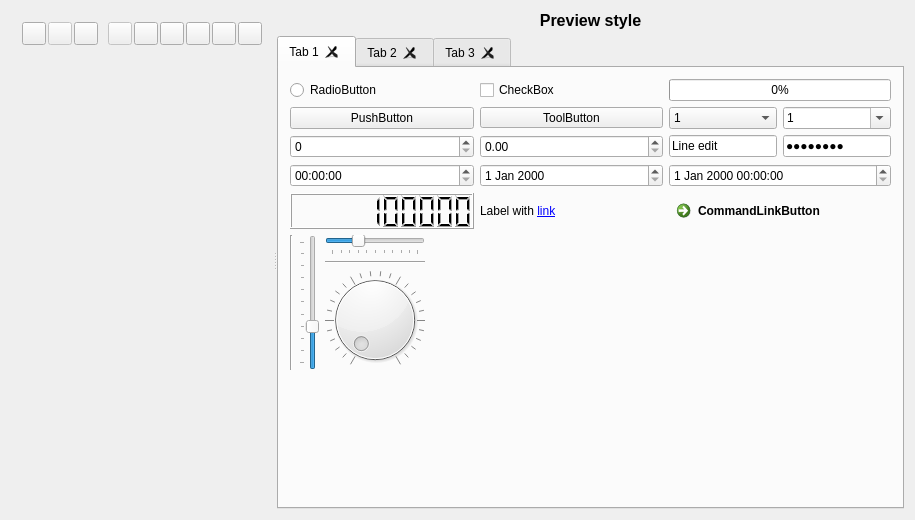
<?xml version="1.0" encoding="UTF-8"?>
<ui version="4.0">
 <class>QssEditor</class>
 <widget class="QWidget" name="QssEditor">
  <property name="geometry">
   <rect>
    <x>0</x>
    <y>0</y>
    <width>915</width>
    <height>520</height>
   </rect>
  </property>
  <layout class="QGridLayout" name="gridLayout_4">
   <item row="0" column="0">
    <widget class="QSplitter" name="splitter">
     <property name="orientation">
      <enum>Qt::Horizontal</enum>
     </property>
     <widget class="QWidget" name="layoutWidget">
      <layout class="QVBoxLayout" name="verticalLayout">
       <item>
        <layout class="QHBoxLayout" name="horizontalLayout">
         <property name="spacing">
          <number>2</number>
         </property>
         <item>
          <widget class="QToolButton" name="toolOpen">
           <property name="toolTip">
            <string>Open style</string>
           </property>
          </widget>
         </item>
         <item>
          <widget class="QToolButton" name="toolSave">
           <property name="enabled">
            <bool>false</bool>
           </property>
           <property name="toolTip">
            <string>Save style</string>
           </property>
          </widget>
         </item>
         <item>
          <widget class="QToolButton" name="toolSaveAs">
           <property name="toolTip">
            <string>Save style as</string>
           </property>
          </widget>
         </item>
         <item>
          <spacer name="horizontalSpacer_4">
           <property name="orientation">
            <enum>Qt::Horizontal</enum>
           </property>
           <property name="sizeType">
            <enum>QSizePolicy::Fixed</enum>
           </property>
           <property name="sizeHint" stdset="0">
            <size>
             <width>8</width>
             <height>20</height>
            </size>
           </property>
          </spacer>
         </item>
         <item>
          <widget class="QToolButton" name="toolClose">
           <property name="enabled">
            <bool>false</bool>
           </property>
           <property name="toolTip">
            <string>Close</string>
           </property>
          </widget>
         </item>
         <item>
          <spacer name="horizontalSpacer">
           <property name="orientation">
            <enum>Qt::Horizontal</enum>
           </property>
           <property name="sizeHint" stdset="0">
            <size>
             <width>0</width>
             <height>17</height>
            </size>
           </property>
          </spacer>
         </item>
         <item>
          <widget class="QToolButton" name="toolUndo">
           <property name="toolTip">
            <string>Undo</string>
           </property>
          </widget>
         </item>
         <item>
          <widget class="QToolButton" name="toolRedo">
           <property name="toolTip">
            <string>Redo</string>
           </property>
          </widget>
         </item>
         <item>
          <spacer name="horizontalSpacer_3">
           <property name="orientation">
            <enum>Qt::Horizontal</enum>
           </property>
           <property name="sizeHint" stdset="0">
            <size>
             <width>0</width>
             <height>20</height>
            </size>
           </property>
          </spacer>
         </item>
         <item>
          <widget class="QToolButton" name="toolOptions">
           <property name="toolTip">
            <string>Options</string>
           </property>
          </widget>
         </item>
         <item>
          <widget class="QToolButton" name="toolAbout">
           <property name="toolTip">
            <string>About</string>
           </property>
           <property name="icon">
            <iconset resource="qsseditor.qrc">
             <normaloff>:/images/qsseditor.ico</normaloff>:/images/qsseditor.ico</iconset>
           </property>
          </widget>
         </item>
         <item>
          <widget class="QToolButton" name="toolAboutQt">
           <property name="toolTip">
            <string>About Qt</string>
           </property>
          </widget>
         </item>
        </layout>
       </item>
       <item>
        <widget class="QsciScintilla" name="text" native="true">
         <property name="sizePolicy">
          <sizepolicy hsizetype="Preferred" vsizetype="Preferred">
           <horstretch>0</horstretch>
           <verstretch>1</verstretch>
          </sizepolicy>
         </property>
        </widget>
       </item>
      </layout>
     </widget>
     <widget class="QWidget" name="widgetAllWidgets" native="true">
      <layout class="QGridLayout" name="gridLayout">
       <property name="leftMargin">
        <number>0</number>
       </property>
       <property name="topMargin">
        <number>0</number>
       </property>
       <property name="rightMargin">
        <number>0</number>
       </property>
       <property name="bottomMargin">
        <number>0</number>
       </property>
       <item row="0" column="0">
        <widget class="QLabel" name="labelPreview">
         <property name="font">
          <font>
           <pointsize>12</pointsize>
           <weight>75</weight>
           <bold>true</bold>
          </font>
         </property>
         <property name="text">
          <string>Preview style</string>
         </property>
         <property name="alignment">
          <set>Qt::AlignCenter</set>
         </property>
        </widget>
       </item>
       <item row="1" column="0">
        <widget class="QTabWidget" name="tabWidget">
         <property name="currentIndex">
          <number>0</number>
         </property>
         <property name="tabsClosable">
          <bool>true</bool>
         </property>
         <widget class="QWidget" name="tab_1">
          <attribute name="title">
           <string notr="true">Tab 1</string>
          </attribute>
          <layout class="QGridLayout" name="gridLayout_7">
           <item row="0" column="0" colspan="2">
            <layout class="QGridLayout" name="gridLayout_6">
             <item row="0" column="0">
              <widget class="QRadioButton" name="radioButton">
               <property name="text">
                <string notr="true">RadioButton</string>
               </property>
              </widget>
             </item>
             <item row="0" column="1">
              <widget class="QCheckBox" name="checkBox">
               <property name="text">
                <string notr="true">CheckBox</string>
               </property>
               <property name="tristate">
                <bool>true</bool>
               </property>
              </widget>
             </item>
             <item row="0" column="2">
              <widget class="QProgressBar" name="progressBar">
               <property name="maximum">
                <number>20</number>
               </property>
               <property name="value">
                <number>0</number>
               </property>
              </widget>
             </item>
             <item row="1" column="0">
              <widget class="QPushButton" name="pushButton">
               <property name="sizePolicy">
                <sizepolicy hsizetype="MinimumExpanding" vsizetype="Fixed">
                 <horstretch>0</horstretch>
                 <verstretch>0</verstretch>
                </sizepolicy>
               </property>
               <property name="text">
                <string notr="true">PushButton</string>
               </property>
               <property name="checkable">
                <bool>true</bool>
               </property>
              </widget>
             </item>
             <item row="1" column="1">
              <widget class="QToolButton" name="toolButton">
               <property name="sizePolicy">
                <sizepolicy hsizetype="MinimumExpanding" vsizetype="Fixed">
                 <horstretch>0</horstretch>
                 <verstretch>0</verstretch>
                </sizepolicy>
               </property>
               <property name="text">
                <string notr="true">ToolButton</string>
               </property>
               <property name="popupMode">
                <enum>QToolButton::InstantPopup</enum>
               </property>
              </widget>
             </item>
             <item row="1" column="2">
              <layout class="QHBoxLayout" name="horizontalLayout_3">
               <item>
                <widget class="QComboBox" name="comboBoxReadOnly">
                 <property name="sizePolicy">
                  <sizepolicy hsizetype="MinimumExpanding" vsizetype="Fixed">
                   <horstretch>0</horstretch>
                   <verstretch>0</verstretch>
                  </sizepolicy>
                 </property>
                 <item>
                  <property name="text">
                   <string notr="true">1</string>
                  </property>
                 </item>
                 <item>
                  <property name="text">
                   <string notr="true">2</string>
                  </property>
                 </item>
                 <item>
                  <property name="text">
                   <string notr="true">3</string>
                  </property>
                 </item>
                </widget>
               </item>
               <item>
                <widget class="QComboBox" name="comboBoxEditable">
                 <property name="sizePolicy">
                  <sizepolicy hsizetype="MinimumExpanding" vsizetype="Fixed">
                   <horstretch>0</horstretch>
                   <verstretch>0</verstretch>
                  </sizepolicy>
                 </property>
                 <property name="editable">
                  <bool>true</bool>
                 </property>
                 <item>
                  <property name="text">
                   <string notr="true">1</string>
                  </property>
                 </item>
                 <item>
                  <property name="text">
                   <string notr="true">2</string>
                  </property>
                 </item>
                 <item>
                  <property name="text">
                   <string notr="true">3</string>
                  </property>
                 </item>
                </widget>
               </item>
              </layout>
             </item>
             <item row="2" column="0">
              <widget class="QSpinBox" name="spinBox"/>
             </item>
             <item row="2" column="1">
              <widget class="QDoubleSpinBox" name="doubleSpinBox"/>
             </item>
             <item row="2" column="2">
              <layout class="QHBoxLayout" name="horizontalLayout_2">
               <item>
                <widget class="QLineEdit" name="lineEdit">
                 <property name="text">
                  <string notr="true">Line edit</string>
                 </property>
                </widget>
               </item>
               <item>
                <widget class="QLineEdit" name="lineEdit_2">
                 <property name="text">
                  <string notr="true">Password</string>
                 </property>
                 <property name="echoMode">
                  <enum>QLineEdit::Password</enum>
                 </property>
                </widget>
               </item>
              </layout>
             </item>
             <item row="3" column="0">
              <widget class="QTimeEdit" name="timeEdit"/>
             </item>
             <item row="3" column="1">
              <widget class="QDateEdit" name="dateEdit"/>
             </item>
             <item row="3" column="2">
              <widget class="QDateTimeEdit" name="dateTimeEdit"/>
             </item>
             <item row="4" column="0">
              <widget class="QLCDNumber" name="lcdNumber">
               <property name="digitCount">
                <number>10</number>
               </property>
               <property name="intValue" stdset="0">
                <number>1234567890</number>
               </property>
              </widget>
             </item>
             <item row="4" column="1">
              <widget class="QLabel" name="label">
               <property name="text">
                <string notr="true">Label with &lt;a href=&quot;http://google.com&quot;&gt;link&lt;/a&gt;</string>
               </property>
              </widget>
             </item>
             <item row="4" column="2">
              <widget class="QCommandLinkButton" name="commandLinkButton">
               <property name="text">
                <string notr="true">CommandLinkButton</string>
               </property>
              </widget>
             </item>
            </layout>
           </item>
           <item row="2" column="0">
            <layout class="QGridLayout" name="gridLayout_5">
             <item row="0" column="0" rowspan="3">
              <widget class="Line" name="line_2">
               <property name="orientation">
                <enum>Qt::Vertical</enum>
               </property>
              </widget>
             </item>
             <item row="0" column="1" rowspan="3">
              <widget class="QSlider" name="verticalSlider">
               <property name="value">
                <number>30</number>
               </property>
               <property name="orientation">
                <enum>Qt::Vertical</enum>
               </property>
               <property name="tickPosition">
                <enum>QSlider::TicksAbove</enum>
               </property>
              </widget>
             </item>
             <item row="0" column="2">
              <widget class="QSlider" name="horizontalSlider">
               <property name="sizePolicy">
                <sizepolicy hsizetype="Minimum" vsizetype="Fixed">
                 <horstretch>0</horstretch>
                 <verstretch>0</verstretch>
                </sizepolicy>
               </property>
               <property name="value">
                <number>30</number>
               </property>
               <property name="orientation">
                <enum>Qt::Horizontal</enum>
               </property>
               <property name="tickPosition">
                <enum>QSlider::TicksBelow</enum>
               </property>
              </widget>
             </item>
             <item row="1" column="2">
              <widget class="Line" name="line">
               <property name="orientation">
                <enum>Qt::Horizontal</enum>
               </property>
              </widget>
             </item>
             <item row="2" column="2">
              <widget class="QDial" name="dial">
               <property name="notchesVisible">
                <bool>true</bool>
               </property>
              </widget>
             </item>
            </layout>
           </item>
           <item row="2" column="1">
            <spacer name="horizontalSpacer_2">
             <property name="orientation">
              <enum>Qt::Horizontal</enum>
             </property>
             <property name="sizeHint" stdset="0">
              <size>
               <width>0</width>
               <height>20</height>
              </size>
             </property>
            </spacer>
           </item>
           <item row="3" column="0">
            <spacer name="verticalSpacer">
             <property name="orientation">
              <enum>Qt::Vertical</enum>
             </property>
             <property name="sizeHint" stdset="0">
              <size>
               <width>20</width>
               <height>0</height>
              </size>
             </property>
            </spacer>
           </item>
          </layout>
         </widget>
         <widget class="QWidget" name="tab_2">
          <attribute name="title">
           <string notr="true">Tab 2</string>
          </attribute>
          <layout class="QGridLayout" name="gridLayout_2">
           <item row="0" column="0">
            <widget class="QListWidget" name="listWidget">
             <item>
              <property name="text">
               <string notr="true">I1</string>
              </property>
              <property name="icon">
               <iconset resource="qsseditor.qrc">
                <normaloff>:/images/battery.png</normaloff>:/images/battery.png</iconset>
              </property>
             </item>
             <item>
              <property name="text">
               <string notr="true">I2</string>
              </property>
              <property name="icon">
               <iconset resource="qsseditor.qrc">
                <normaloff>:/images/image-sunset.png</normaloff>:/images/image-sunset.png</iconset>
              </property>
             </item>
             <item>
              <property name="text">
               <string notr="true">I3</string>
              </property>
              <property name="icon">
               <iconset resource="qsseditor.qrc">
                <normaloff>:/images/user.png</normaloff>:/images/user.png</iconset>
              </property>
             </item>
             <item>
              <property name="text">
               <string notr="true">I4</string>
              </property>
             </item>
             <item>
              <property name="text">
               <string notr="true">I5</string>
              </property>
             </item>
             <item>
              <property name="text">
               <string notr="true">I6</string>
              </property>
             </item>
             <item>
              <property name="text">
               <string notr="true">I7</string>
              </property>
             </item>
             <item>
              <property name="text">
               <string notr="true">I8</string>
              </property>
             </item>
             <item>
              <property name="text">
               <string notr="true">I9</string>
              </property>
             </item>
             <item>
              <property name="text">
               <string notr="true">I10</string>
              </property>
             </item>
             <item>
              <property name="text">
               <string notr="true">I11</string>
              </property>
             </item>
             <item>
              <property name="text">
               <string notr="true">I12</string>
              </property>
             </item>
             <item>
              <property name="text">
               <string notr="true">I14</string>
              </property>
             </item>
             <item>
              <property name="text">
               <string notr="true">I15</string>
              </property>
             </item>
             <item>
              <property name="text">
               <string notr="true">I16</string>
              </property>
             </item>
             <item>
              <property name="text">
               <string notr="true">I17</string>
              </property>
             </item>
             <item>
              <property name="text">
               <string notr="true">I18</string>
              </property>
             </item>
             <item>
              <property name="text">
               <string notr="true">I19</string>
              </property>
             </item>
             <item>
              <property name="text">
               <string notr="true">I20</string>
              </property>
             </item>
            </widget>
           </item>
           <item row="0" column="1">
            <widget class="QListWidget" name="listWidgetIcons">
             <property name="flow">
              <enum>QListView::LeftToRight</enum>
             </property>
             <property name="viewMode">
              <enum>QListView::IconMode</enum>
             </property>
             <item>
              <property name="text">
               <string notr="true">I1</string>
              </property>
              <property name="icon">
               <iconset resource="qsseditor.qrc">
                <normaloff>:/images/battery.png</normaloff>:/images/battery.png</iconset>
              </property>
             </item>
             <item>
              <property name="text">
               <string notr="true">I2</string>
              </property>
              <property name="icon">
               <iconset resource="qsseditor.qrc">
                <normaloff>:/images/image-sunset.png</normaloff>:/images/image-sunset.png</iconset>
              </property>
             </item>
             <item>
              <property name="text">
               <string notr="true">I3</string>
              </property>
              <property name="icon">
               <iconset resource="qsseditor.qrc">
                <normaloff>:/images/user.png</normaloff>:/images/user.png</iconset>
              </property>
             </item>
            </widget>
           </item>
           <item row="1" column="0">
            <widget class="QTableWidget" name="table">
             <property name="sortingEnabled">
              <bool>true</bool>
             </property>
             <attribute name="horizontalHeaderShowSortIndicator" stdset="0">
              <bool>true</bool>
             </attribute>
             <attribute name="verticalHeaderShowSortIndicator" stdset="0">
              <bool>true</bool>
             </attribute>
             <row>
              <property name="text">
               <string notr="true">R1</string>
              </property>
             </row>
             <row>
              <property name="text">
               <string notr="true">R2</string>
              </property>
             </row>
             <row>
              <property name="text">
               <string notr="true">R3</string>
              </property>
             </row>
             <column>
              <property name="text">
               <string notr="true">C1</string>
              </property>
             </column>
             <column>
              <property name="text">
               <string notr="true">C2</string>
              </property>
             </column>
             <item row="0" column="0">
              <property name="text">
               <string notr="true">1,1</string>
              </property>
             </item>
             <item row="0" column="1">
              <property name="text">
               <string notr="true">1,2</string>
              </property>
             </item>
             <item row="1" column="0">
              <property name="text">
               <string notr="true">2,1</string>
              </property>
             </item>
             <item row="1" column="1">
              <property name="text">
               <string notr="true">2,2</string>
              </property>
             </item>
             <item row="2" column="0">
              <property name="text">
               <string notr="true">3,1</string>
              </property>
              <property name="flags">
               <set>ItemIsSelectable|ItemIsDragEnabled|ItemIsUserCheckable</set>
              </property>
             </item>
             <item row="2" column="1">
              <property name="text">
               <string notr="true">2,3</string>
              </property>
              <property name="flags">
               <set>ItemIsSelectable|ItemIsDragEnabled|ItemIsUserCheckable</set>
              </property>
             </item>
            </widget>
           </item>
           <item row="1" column="1">
            <widget class="QTreeWidget" name="tree">
             <property name="allColumnsShowFocus">
              <bool>true</bool>
             </property>
             <attribute name="headerShowSortIndicator" stdset="0">
              <bool>true</bool>
             </attribute>
             <column>
              <property name="text">
               <string notr="true">C1</string>
              </property>
             </column>
             <column>
              <property name="text">
               <string notr="true">C2</string>
              </property>
             </column>
             <item>
              <property name="text">
               <string notr="true">R1</string>
              </property>
              <property name="text">
               <string notr="true"/>
              </property>
              <item>
               <property name="text">
                <string notr="true">C1</string>
               </property>
               <property name="checkState">
                <enum>Checked</enum>
               </property>
               <property name="text">
                <string notr="true">X1</string>
               </property>
               <property name="checkState">
                <enum>Checked</enum>
               </property>
              </item>
              <item>
               <property name="text">
                <string notr="true">C2</string>
               </property>
               <property name="checkState">
                <enum>PartiallyChecked</enum>
               </property>
               <property name="text">
                <string notr="true">X2</string>
               </property>
               <property name="checkState">
                <enum>PartiallyChecked</enum>
               </property>
              </item>
              <item>
               <property name="text">
                <string notr="true">C3</string>
               </property>
               <property name="text">
                <string notr="true">X3</string>
               </property>
               <property name="flags">
                <set>ItemIsSelectable|ItemIsDragEnabled|ItemIsUserCheckable</set>
               </property>
              </item>
             </item>
             <item>
              <property name="text">
               <string notr="true">R2</string>
              </property>
              <property name="flags">
               <set>ItemIsSelectable|ItemIsDragEnabled|ItemIsUserCheckable</set>
              </property>
             </item>
            </widget>
           </item>
          </layout>
         </widget>
         <widget class="QWidget" name="tab_3">
          <attribute name="title">
           <string notr="true">Tab 3</string>
          </attribute>
          <layout class="QGridLayout" name="gridLayout_8">
           <item row="0" column="0">
            <widget class="QTextBrowser" name="textBrowser">
             <property name="undoRedoEnabled">
              <bool>true</bool>
             </property>
             <property name="html">
              <string notr="true">&lt;!DOCTYPE HTML PUBLIC &quot;-//W3C//DTD HTML 4.0//EN&quot; &quot;http://www.w3.org/TR/REC-html40/strict.dtd&quot;&gt;
&lt;html&gt;&lt;head&gt;&lt;meta name=&quot;qrichtext&quot; content=&quot;1&quot; /&gt;&lt;style type=&quot;text/css&quot;&gt;
p, li { white-space: pre-wrap; }
&lt;/style&gt;&lt;/head&gt;&lt;body style=&quot; font-family:'MS Shell Dlg 2'; font-size:7.8pt; font-weight:400; font-style:normal;&quot;&gt;
&lt;p style=&quot; margin-top:0px; margin-bottom:0px; margin-left:0px; margin-right:0px; -qt-block-indent:0; text-indent:0px;&quot;&gt;&lt;span style=&quot; font-size:8pt;&quot;&gt;Text &lt;/span&gt;&lt;span style=&quot; font-size:8pt; font-weight:600;&quot;&gt;browser&lt;/span&gt;&lt;span style=&quot; font-size:8pt;&quot;&gt; &lt;/span&gt;&lt;span style=&quot; font-size:8pt; font-style:italic;&quot;&gt;with&lt;/span&gt;&lt;span style=&quot; font-size:8pt;&quot;&gt; &lt;/span&gt;&lt;span style=&quot; font-size:8pt; text-decoration: underline;&quot;&gt;some&lt;/span&gt;&lt;span style=&quot; font-size:8pt;&quot;&gt; &lt;/span&gt;&lt;span style=&quot; font-size:8pt; font-weight:600; font-style:italic;&quot;&gt;text &lt;/span&gt;&lt;span style=&quot; font-size:8pt;&quot;&gt;and &lt;/span&gt;&lt;a href=&quot;http://google.com&quot;&gt;&lt;span style=&quot; font-size:8pt; text-decoration: underline; color:#0000ff;&quot;&gt;links&lt;/span&gt;&lt;/a&gt;&lt;/p&gt;&lt;/body&gt;&lt;/html&gt;</string>
             </property>
             <property name="openLinks">
              <bool>false</bool>
             </property>
            </widget>
           </item>
           <item row="0" column="1">
            <widget class="QTextEdit" name="textEdit">
             <property name="html">
              <string notr="true">&lt;!DOCTYPE HTML PUBLIC &quot;-//W3C//DTD HTML 4.0//EN&quot; &quot;http://www.w3.org/TR/REC-html40/strict.dtd&quot;&gt;
&lt;html&gt;&lt;head&gt;&lt;meta name=&quot;qrichtext&quot; content=&quot;1&quot; /&gt;&lt;style type=&quot;text/css&quot;&gt;
p, li { white-space: pre-wrap; }
&lt;/style&gt;&lt;/head&gt;&lt;body style=&quot; font-family:'MS Shell Dlg 2'; font-size:7.8pt; font-weight:400; font-style:normal;&quot;&gt;
&lt;p style=&quot; margin-top:0px; margin-bottom:0px; margin-left:0px; margin-right:0px; -qt-block-indent:0; text-indent:0px;&quot;&gt;&lt;span style=&quot; font-size:8pt;&quot;&gt;Text edit&lt;/span&gt;&lt;/p&gt;&lt;/body&gt;&lt;/html&gt;</string>
             </property>
            </widget>
           </item>
           <item row="0" column="2">
            <widget class="QCalendarWidget" name="calendarWidget"/>
           </item>
           <item row="1" column="0" colspan="3">
            <widget class="QGroupBox" name="groupBox">
             <property name="sizePolicy">
              <sizepolicy hsizetype="Preferred" vsizetype="Preferred">
               <horstretch>1</horstretch>
               <verstretch>0</verstretch>
              </sizepolicy>
             </property>
             <property name="title">
              <string notr="true">GroupBox</string>
             </property>
             <layout class="QGridLayout" name="gridLayout_3">
              <item row="0" column="0">
               <widget class="QScrollArea" name="scrollArea">
                <property name="widgetResizable">
                 <bool>true</bool>
                </property>
                <widget class="QWidget" name="scrollAreaWidgetContents">
                 <property name="geometry">
                  <rect>
                   <x>0</x>
                   <y>0</y>
                   <width>535</width>
                   <height>169</height>
                  </rect>
                 </property>
                 <layout class="QGridLayout" name="gridLayout_9">
                  <item row="0" column="1">
                   <widget class="QFrame" name="frame">
                    <property name="sizePolicy">
                     <sizepolicy hsizetype="Preferred" vsizetype="Preferred">
                      <horstretch>1</horstretch>
                      <verstretch>0</verstretch>
                     </sizepolicy>
                    </property>
                    <property name="frameShape">
                     <enum>QFrame::StyledPanel</enum>
                    </property>
                    <property name="frameShadow">
                     <enum>QFrame::Raised</enum>
                    </property>
                    <layout class="QGridLayout" name="gridLayout_10">
                     <item row="0" column="0">
                      <widget class="QLabel" name="label_2">
                       <property name="text">
                        <string notr="true">Frame</string>
                       </property>
                      </widget>
                     </item>
                     <item row="1" column="0">
                      <spacer name="verticalSpacer_2">
                       <property name="orientation">
                        <enum>Qt::Vertical</enum>
                       </property>
                       <property name="sizeHint" stdset="0">
                        <size>
                         <width>20</width>
                         <height>46</height>
                        </size>
                       </property>
                      </spacer>
                     </item>
                    </layout>
                   </widget>
                  </item>
                  <item row="0" column="0" rowspan="2">
                   <widget class="QToolBox" name="toolBox">
                    <property name="currentIndex">
                     <number>0</number>
                    </property>
                    <widget class="QWidget" name="page">
                     <property name="geometry">
                      <rect>
                       <x>0</x>
                       <y>0</y>
                       <width>85</width>
                       <height>85</height>
                      </rect>
                     </property>
                     <attribute name="label">
                      <string notr="true">Toolbox1</string>
                     </attribute>
                    </widget>
                    <widget class="QWidget" name="page_2">
                     <property name="geometry">
                      <rect>
                       <x>0</x>
                       <y>0</y>
                       <width>98</width>
                       <height>28</height>
                      </rect>
                     </property>
                     <attribute name="label">
                      <string notr="true">Toolbox2</string>
                     </attribute>
                    </widget>
                   </widget>
                  </item>
                  <item row="0" column="2">
                   <widget class="QDockWidget" name="dockWidget">
                    <property name="sizePolicy">
                     <sizepolicy hsizetype="Preferred" vsizetype="Preferred">
                      <horstretch>1</horstretch>
                      <verstretch>1</verstretch>
                     </sizepolicy>
                    </property>
                    <property name="windowTitle">
                     <string notr="true">Dock widget</string>
                    </property>
                    <widget class="QWidget" name="dockWidgetContents_3"/>
                   </widget>
                  </item>
                  <item row="1" column="1" colspan="2">
                   <widget class="QMdiArea" name="mdiArea">
                    <property name="sizePolicy">
                     <sizepolicy hsizetype="Expanding" vsizetype="Expanding">
                      <horstretch>0</horstretch>
                      <verstretch>2</verstretch>
                     </sizepolicy>
                    </property>
                   </widget>
                  </item>
                 </layout>
                </widget>
               </widget>
              </item>
             </layout>
            </widget>
           </item>
          </layout>
         </widget>
        </widget>
       </item>
      </layout>
     </widget>
    </widget>
   </item>
  </layout>
 </widget>
 <layoutdefault spacing="6" margin="11"/>
 <customwidgets>
  <customwidget>
   <class>QsciScintilla</class>
   <extends>QWidget</extends>
   <header>Qsci/qsciscintilla.h</header>
   <container>1</container>
   <slots>
    <signal>textChanged()</signal>
    <slot>undo()</slot>
    <slot>redo()</slot>
   </slots>
  </customwidget>
 </customwidgets>
 <tabstops>
  <tabstop>toolOpen</tabstop>
  <tabstop>toolSave</tabstop>
  <tabstop>toolSaveAs</tabstop>
  <tabstop>toolClose</tabstop>
  <tabstop>toolUndo</tabstop>
  <tabstop>toolRedo</tabstop>
  <tabstop>toolOptions</tabstop>
  <tabstop>toolAbout</tabstop>
  <tabstop>toolAboutQt</tabstop>
  <tabstop>tabWidget</tabstop>
  <tabstop>radioButton</tabstop>
  <tabstop>checkBox</tabstop>
  <tabstop>pushButton</tabstop>
  <tabstop>toolButton</tabstop>
  <tabstop>comboBoxReadOnly</tabstop>
  <tabstop>comboBoxEditable</tabstop>
  <tabstop>spinBox</tabstop>
  <tabstop>doubleSpinBox</tabstop>
  <tabstop>lineEdit</tabstop>
  <tabstop>lineEdit_2</tabstop>
  <tabstop>timeEdit</tabstop>
  <tabstop>dateEdit</tabstop>
  <tabstop>dateTimeEdit</tabstop>
  <tabstop>verticalSlider</tabstop>
  <tabstop>horizontalSlider</tabstop>
  <tabstop>dial</tabstop>
  <tabstop>commandLinkButton</tabstop>
  <tabstop>listWidget</tabstop>
  <tabstop>listWidgetIcons</tabstop>
  <tabstop>table</tabstop>
  <tabstop>tree</tabstop>
  <tabstop>textBrowser</tabstop>
  <tabstop>textEdit</tabstop>
  <tabstop>calendarWidget</tabstop>
  <tabstop>scrollArea</tabstop>
 </tabstops>
 <resources>
  <include location="qsseditor.qrc"/>
 </resources>
 <connections>
  <connection>
   <sender>text</sender>
   <signal>textChanged()</signal>
   <receiver>QssEditor</receiver>
   <slot>slotCssChanged()</slot>
   <hints>
    <hint type="sourcelabel">
     <x>57</x>
     <y>244</y>
    </hint>
    <hint type="destinationlabel">
     <x>457</x>
     <y>244</y>
    </hint>
   </hints>
  </connection>
  <connection>
   <sender>toolOpen</sender>
   <signal>clicked()</signal>
   <receiver>QssEditor</receiver>
   <slot>slotOpen()</slot>
   <hints>
    <hint type="sourcelabel">
     <x>31</x>
     <y>32</y>
    </hint>
    <hint type="destinationlabel">
     <x>243</x>
     <y>155</y>
    </hint>
   </hints>
  </connection>
  <connection>
   <sender>toolSave</sender>
   <signal>clicked()</signal>
   <receiver>QssEditor</receiver>
   <slot>slotSave()</slot>
   <hints>
    <hint type="sourcelabel">
     <x>58</x>
     <y>32</y>
    </hint>
    <hint type="destinationlabel">
     <x>242</x>
     <y>195</y>
    </hint>
   </hints>
  </connection>
  <connection>
   <sender>toolSaveAs</sender>
   <signal>clicked()</signal>
   <receiver>QssEditor</receiver>
   <slot>slotSaveAs()</slot>
   <hints>
    <hint type="sourcelabel">
     <x>83</x>
     <y>32</y>
    </hint>
    <hint type="destinationlabel">
     <x>243</x>
     <y>272</y>
    </hint>
   </hints>
  </connection>
  <connection>
   <sender>toolOptions</sender>
   <signal>clicked()</signal>
   <receiver>QssEditor</receiver>
   <slot>slotOptions()</slot>
   <hints>
    <hint type="sourcelabel">
     <x>187</x>
     <y>32</y>
    </hint>
    <hint type="destinationlabel">
     <x>238</x>
     <y>324</y>
    </hint>
   </hints>
  </connection>
  <connection>
   <sender>toolUndo</sender>
   <signal>clicked()</signal>
   <receiver>text</receiver>
   <slot>undo()</slot>
   <hints>
    <hint type="sourcelabel">
     <x>135</x>
     <y>32</y>
    </hint>
    <hint type="destinationlabel">
     <x>54</x>
     <y>321</y>
    </hint>
   </hints>
  </connection>
  <connection>
   <sender>toolRedo</sender>
   <signal>clicked()</signal>
   <receiver>text</receiver>
   <slot>redo()</slot>
   <hints>
    <hint type="sourcelabel">
     <x>160</x>
     <y>28</y>
    </hint>
    <hint type="destinationlabel">
     <x>96</x>
     <y>339</y>
    </hint>
   </hints>
  </connection>
  <connection>
   <sender>toolClose</sender>
   <signal>clicked()</signal>
   <receiver>QssEditor</receiver>
   <slot>slotClose()</slot>
   <hints>
    <hint type="sourcelabel">
     <x>99</x>
     <y>22</y>
    </hint>
    <hint type="destinationlabel">
     <x>925</x>
     <y>170</y>
    </hint>
   </hints>
  </connection>
  <connection>
   <sender>toolAbout</sender>
   <signal>clicked()</signal>
   <receiver>QssEditor</receiver>
   <slot>slotAbout()</slot>
   <hints>
    <hint type="sourcelabel">
     <x>208</x>
     <y>25</y>
    </hint>
    <hint type="destinationlabel">
     <x>937</x>
     <y>21</y>
    </hint>
   </hints>
  </connection>
  <connection>
   <sender>toolAboutQt</sender>
   <signal>clicked()</signal>
   <receiver>QssEditor</receiver>
   <slot>slotAboutQt()</slot>
   <hints>
    <hint type="sourcelabel">
     <x>245</x>
     <y>20</y>
    </hint>
    <hint type="destinationlabel">
     <x>936</x>
     <y>50</y>
    </hint>
   </hints>
  </connection>
 </connections>
 <slots>
  <slot>slotCssChanged()</slot>
  <slot>slotOpen()</slot>
  <slot>slotSave()</slot>
  <slot>slotSaveAs()</slot>
  <slot>slotOptions()</slot>
  <slot>slotClose()</slot>
  <slot>slotAbout()</slot>
  <slot>slotAboutQt()</slot>
 </slots>
</ui>
